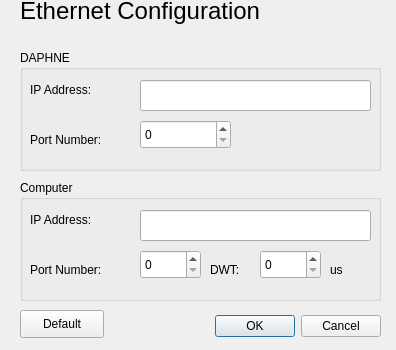
<?xml version="1.0" encoding="UTF-8"?>
<ui version="4.0">
 <class>DialogEthernetConfiguration</class>
 <widget class="QDialog" name="DialogEthernetConfiguration">
  <property name="geometry">
   <rect>
    <x>0</x>
    <y>0</y>
    <width>396</width>
    <height>350</height>
   </rect>
  </property>
  <property name="windowTitle">
   <string>Dialog</string>
  </property>
  <widget class="QDialogButtonBox" name="buttonBox">
   <property name="geometry">
    <rect>
     <x>210</x>
     <y>310</y>
     <width>171</width>
     <height>32</height>
    </rect>
   </property>
   <property name="orientation">
    <enum>Qt::Horizontal</enum>
   </property>
   <property name="standardButtons">
    <set>QDialogButtonBox::Cancel|QDialogButtonBox::Ok</set>
   </property>
  </widget>
  <widget class="QLabel" name="label">
   <property name="geometry">
    <rect>
     <x>20</x>
     <y>-10</y>
     <width>261</width>
     <height>41</height>
    </rect>
   </property>
   <property name="font">
    <font>
     <pointsize>18</pointsize>
    </font>
   </property>
   <property name="text">
    <string>Ethernet Configuration</string>
   </property>
  </widget>
  <widget class="QGroupBox" name="groupBox">
   <property name="geometry">
    <rect>
     <x>20</x>
     <y>50</y>
     <width>361</width>
     <height>121</height>
    </rect>
   </property>
   <property name="title">
    <string>DAPHNE</string>
   </property>
   <widget class="QLabel" name="label_2">
    <property name="geometry">
     <rect>
      <x>10</x>
      <y>30</y>
      <width>81</width>
      <height>20</height>
     </rect>
    </property>
    <property name="text">
     <string>IP Address:</string>
    </property>
   </widget>
   <widget class="QLabel" name="label_3">
    <property name="geometry">
     <rect>
      <x>10</x>
      <y>80</y>
      <width>91</width>
      <height>20</height>
     </rect>
    </property>
    <property name="text">
     <string>Port Number:</string>
    </property>
   </widget>
   <widget class="QLineEdit" name="lineEditDAPHNEIPaddr">
    <property name="geometry">
     <rect>
      <x>120</x>
      <y>30</y>
      <width>231</width>
      <height>31</height>
     </rect>
    </property>
   </widget>
   <widget class="QSpinBox" name="spinBoxDAPHNEPortNumber">
    <property name="geometry">
     <rect>
      <x>120</x>
      <y>70</y>
      <width>91</width>
      <height>29</height>
     </rect>
    </property>
    <property name="maximum">
     <number>100000</number>
    </property>
   </widget>
  </widget>
  <widget class="QGroupBox" name="groupBox_2">
   <property name="geometry">
    <rect>
     <x>20</x>
     <y>180</y>
     <width>361</width>
     <height>121</height>
    </rect>
   </property>
   <property name="title">
    <string>Computer</string>
   </property>
   <widget class="QLabel" name="label_10">
    <property name="geometry">
     <rect>
      <x>10</x>
      <y>30</y>
      <width>81</width>
      <height>20</height>
     </rect>
    </property>
    <property name="text">
     <string>IP Address:</string>
    </property>
   </widget>
   <widget class="QLabel" name="label_11">
    <property name="geometry">
     <rect>
      <x>10</x>
      <y>80</y>
      <width>91</width>
      <height>20</height>
     </rect>
    </property>
    <property name="text">
     <string>Port Number:</string>
    </property>
   </widget>
   <widget class="QLineEdit" name="lineEditComputerIPaddr">
    <property name="geometry">
     <rect>
      <x>120</x>
      <y>30</y>
      <width>231</width>
      <height>31</height>
     </rect>
    </property>
   </widget>
   <widget class="QSpinBox" name="spinBoxComputerPortNumber">
    <property name="geometry">
     <rect>
      <x>120</x>
      <y>70</y>
      <width>61</width>
      <height>29</height>
     </rect>
    </property>
    <property name="maximum">
     <number>100000</number>
    </property>
   </widget>
   <widget class="QLabel" name="label_12">
    <property name="geometry">
     <rect>
      <x>190</x>
      <y>80</y>
      <width>41</width>
      <height>20</height>
     </rect>
    </property>
    <property name="text">
     <string>DWT:</string>
    </property>
   </widget>
   <widget class="QSpinBox" name="spinBoxDW">
    <property name="geometry">
     <rect>
      <x>240</x>
      <y>70</y>
      <width>61</width>
      <height>29</height>
     </rect>
    </property>
    <property name="maximum">
     <number>100000</number>
    </property>
   </widget>
   <widget class="QLabel" name="label_13">
    <property name="geometry">
     <rect>
      <x>310</x>
      <y>80</y>
      <width>41</width>
      <height>20</height>
     </rect>
    </property>
    <property name="text">
     <string>us</string>
    </property>
   </widget>
  </widget>
  <widget class="QPushButton" name="pushButtonDefault">
   <property name="geometry">
    <rect>
     <x>20</x>
     <y>310</y>
     <width>84</width>
     <height>28</height>
    </rect>
   </property>
   <property name="text">
    <string>Default</string>
   </property>
  </widget>
 </widget>
 <resources/>
 <connections>
  <connection>
   <sender>buttonBox</sender>
   <signal>accepted()</signal>
   <receiver>DialogEthernetConfiguration</receiver>
   <slot>accept()</slot>
   <hints>
    <hint type="sourcelabel">
     <x>248</x>
     <y>254</y>
    </hint>
    <hint type="destinationlabel">
     <x>157</x>
     <y>274</y>
    </hint>
   </hints>
  </connection>
  <connection>
   <sender>buttonBox</sender>
   <signal>rejected()</signal>
   <receiver>DialogEthernetConfiguration</receiver>
   <slot>reject()</slot>
   <hints>
    <hint type="sourcelabel">
     <x>316</x>
     <y>260</y>
    </hint>
    <hint type="destinationlabel">
     <x>286</x>
     <y>274</y>
    </hint>
   </hints>
  </connection>
 </connections>
</ui>
